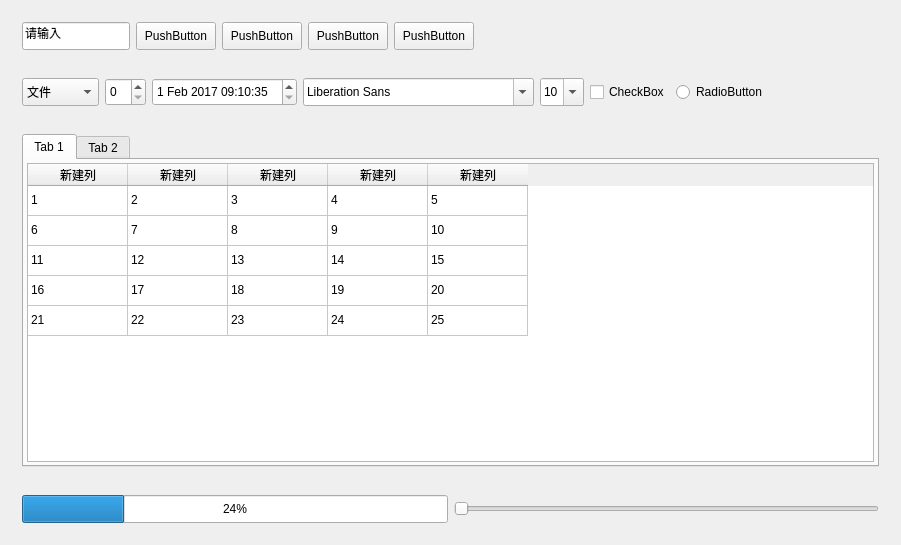
<?xml version="1.0" encoding="UTF-8"?>
<ui version="4.0">
 <class>LeonWgt</class>
 <widget class="QWidget" name="LeonWgt">
  <property name="geometry">
   <rect>
    <x>0</x>
    <y>0</y>
    <width>901</width>
    <height>545</height>
   </rect>
  </property>
  <property name="windowTitle">
   <string>LeonWgt</string>
  </property>
  <layout class="QVBoxLayout" name="verticalLayout_4">
   <item>
    <widget class="QWidget" name="widget_2" native="true">
     <layout class="QHBoxLayout" name="horizontalLayout">
      <item>
       <widget class="QLineEdit" name="lineEdit">
        <property name="sizePolicy">
         <sizepolicy hsizetype="Fixed" vsizetype="Preferred">
          <horstretch>0</horstretch>
          <verstretch>0</verstretch>
         </sizepolicy>
        </property>
        <property name="minimumSize">
         <size>
          <width>0</width>
          <height>28</height>
         </size>
        </property>
        <property name="text">
         <string>请输入</string>
        </property>
       </widget>
      </item>
      <item>
       <widget class="QPushButton" name="pushButton">
        <property name="minimumSize">
         <size>
          <width>0</width>
          <height>28</height>
         </size>
        </property>
        <property name="text">
         <string>PushButton</string>
        </property>
       </widget>
      </item>
      <item>
       <widget class="QPushButton" name="pushButton_2">
        <property name="minimumSize">
         <size>
          <width>0</width>
          <height>28</height>
         </size>
        </property>
        <property name="text">
         <string>PushButton</string>
        </property>
       </widget>
      </item>
      <item>
       <widget class="QPushButton" name="pushButton_3">
        <property name="minimumSize">
         <size>
          <width>0</width>
          <height>28</height>
         </size>
        </property>
        <property name="text">
         <string>PushButton</string>
        </property>
       </widget>
      </item>
      <item>
       <widget class="QPushButton" name="pushButton_4">
        <property name="minimumSize">
         <size>
          <width>0</width>
          <height>28</height>
         </size>
        </property>
        <property name="text">
         <string>PushButton</string>
        </property>
       </widget>
      </item>
      <item>
       <spacer name="horizontalSpacer">
        <property name="orientation">
         <enum>Qt::Horizontal</enum>
        </property>
        <property name="sizeHint" stdset="0">
         <size>
          <width>40</width>
          <height>20</height>
         </size>
        </property>
       </spacer>
      </item>
     </layout>
    </widget>
   </item>
   <item>
    <widget class="QWidget" name="widget_3" native="true">
     <layout class="QHBoxLayout" name="horizontalLayout_2">
      <item>
       <widget class="QComboBox" name="m_pCBox_2">
        <property name="sizePolicy">
         <sizepolicy hsizetype="Preferred" vsizetype="Fixed">
          <horstretch>0</horstretch>
          <verstretch>0</verstretch>
         </sizepolicy>
        </property>
        <property name="minimumSize">
         <size>
          <width>0</width>
          <height>28</height>
         </size>
        </property>
        <item>
         <property name="text">
          <string>文件</string>
         </property>
        </item>
        <item>
         <property name="text">
          <string>新建</string>
         </property>
        </item>
        <item>
         <property name="text">
          <string>打开</string>
         </property>
        </item>
        <item>
         <property name="text">
          <string>关闭</string>
         </property>
        </item>
        <item>
         <property name="text">
          <string>保存</string>
         </property>
        </item>
        <item>
         <property name="text">
          <string>另存为</string>
         </property>
        </item>
        <item>
         <property name="text">
          <string>打印</string>
         </property>
        </item>
        <item>
         <property name="text">
          <string>退出</string>
         </property>
        </item>
        <item>
         <property name="text">
          <string>新建项目</string>
         </property>
        </item>
        <item>
         <property name="text">
          <string>新建项目</string>
         </property>
        </item>
        <item>
         <property name="text">
          <string>新建项目</string>
         </property>
        </item>
        <item>
         <property name="text">
          <string>新建项目</string>
         </property>
        </item>
       </widget>
      </item>
      <item>
       <widget class="QSpinBox" name="spinBox">
        <property name="sizePolicy">
         <sizepolicy hsizetype="Preferred" vsizetype="Fixed">
          <horstretch>0</horstretch>
          <verstretch>0</verstretch>
         </sizepolicy>
        </property>
        <property name="minimumSize">
         <size>
          <width>0</width>
          <height>28</height>
         </size>
        </property>
       </widget>
      </item>
      <item>
       <widget class="QDateTimeEdit" name="dateTimeEdit">
        <property name="sizePolicy">
         <sizepolicy hsizetype="Preferred" vsizetype="Fixed">
          <horstretch>0</horstretch>
          <verstretch>0</verstretch>
         </sizepolicy>
        </property>
        <property name="minimumSize">
         <size>
          <width>0</width>
          <height>28</height>
         </size>
        </property>
        <property name="dateTime">
         <datetime>
          <hour>9</hour>
          <minute>10</minute>
          <second>35</second>
          <year>2017</year>
          <month>2</month>
          <day>1</day>
         </datetime>
        </property>
        <property name="time">
         <time>
          <hour>9</hour>
          <minute>10</minute>
          <second>35</second>
         </time>
        </property>
       </widget>
      </item>
      <item>
       <widget class="QFontComboBox" name="fontComboBox">
        <property name="minimumSize">
         <size>
          <width>0</width>
          <height>28</height>
         </size>
        </property>
       </widget>
      </item>
      <item>
       <widget class="QComboBox" name="comboBox">
        <property name="minimumSize">
         <size>
          <width>0</width>
          <height>28</height>
         </size>
        </property>
        <property name="editable">
         <bool>true</bool>
        </property>
        <item>
         <property name="text">
          <string>10</string>
         </property>
        </item>
        <item>
         <property name="text">
          <string>12</string>
         </property>
        </item>
        <item>
         <property name="text">
          <string>14</string>
         </property>
        </item>
        <item>
         <property name="text">
          <string>16</string>
         </property>
        </item>
        <item>
         <property name="text">
          <string>18</string>
         </property>
        </item>
        <item>
         <property name="text">
          <string>20</string>
         </property>
        </item>
        <item>
         <property name="text">
          <string>22</string>
         </property>
        </item>
        <item>
         <property name="text">
          <string>24</string>
         </property>
        </item>
        <item>
         <property name="text">
          <string>26</string>
         </property>
        </item>
       </widget>
      </item>
      <item>
       <widget class="QCheckBox" name="checkBox">
        <property name="sizePolicy">
         <sizepolicy hsizetype="Fixed" vsizetype="Fixed">
          <horstretch>0</horstretch>
          <verstretch>0</verstretch>
         </sizepolicy>
        </property>
        <property name="minimumSize">
         <size>
          <width>0</width>
          <height>28</height>
         </size>
        </property>
        <property name="text">
         <string>CheckBox</string>
        </property>
        <property name="iconSize">
         <size>
          <width>32</width>
          <height>32</height>
         </size>
        </property>
       </widget>
      </item>
      <item>
       <widget class="QRadioButton" name="radioButton">
        <property name="sizePolicy">
         <sizepolicy hsizetype="Fixed" vsizetype="Fixed">
          <horstretch>0</horstretch>
          <verstretch>0</verstretch>
         </sizepolicy>
        </property>
        <property name="minimumSize">
         <size>
          <width>0</width>
          <height>28</height>
         </size>
        </property>
        <property name="text">
         <string>RadioButton</string>
        </property>
        <property name="iconSize">
         <size>
          <width>32</width>
          <height>32</height>
         </size>
        </property>
       </widget>
      </item>
      <item>
       <spacer name="horizontalSpacer_2">
        <property name="orientation">
         <enum>Qt::Horizontal</enum>
        </property>
        <property name="sizeHint" stdset="0">
         <size>
          <width>40</width>
          <height>20</height>
         </size>
        </property>
       </spacer>
      </item>
     </layout>
    </widget>
   </item>
   <item>
    <widget class="QWidget" name="widget" native="true">
     <layout class="QVBoxLayout" name="verticalLayout">
      <item>
       <widget class="QTabWidget" name="tabWidget">
        <property name="currentIndex">
         <number>0</number>
        </property>
        <widget class="QWidget" name="tab">
         <property name="minimumSize">
          <size>
           <width>80</width>
           <height>28</height>
          </size>
         </property>
         <attribute name="title">
          <string>Tab 1</string>
         </attribute>
         <layout class="QVBoxLayout" name="verticalLayout_2">
          <property name="leftMargin">
           <number>3</number>
          </property>
          <property name="topMargin">
           <number>3</number>
          </property>
          <property name="rightMargin">
           <number>3</number>
          </property>
          <property name="bottomMargin">
           <number>3</number>
          </property>
          <item>
           <widget class="QTableWidget" name="tableWidget">
            <property name="verticalScrollBarPolicy">
             <enum>Qt::ScrollBarAsNeeded</enum>
            </property>
            <attribute name="horizontalHeaderVisible">
             <bool>true</bool>
            </attribute>
            <attribute name="horizontalHeaderMinimumSectionSize">
             <number>21</number>
            </attribute>
            <attribute name="verticalHeaderVisible">
             <bool>false</bool>
            </attribute>
            <row>
             <property name="text">
              <string>新建行</string>
             </property>
            </row>
            <row>
             <property name="text">
              <string>新建行</string>
             </property>
            </row>
            <row>
             <property name="text">
              <string>新建行</string>
             </property>
            </row>
            <row>
             <property name="text">
              <string>新建行</string>
             </property>
            </row>
            <row>
             <property name="text">
              <string>新建行</string>
             </property>
            </row>
            <column>
             <property name="text">
              <string>新建列</string>
             </property>
            </column>
            <column>
             <property name="text">
              <string>新建列</string>
             </property>
            </column>
            <column>
             <property name="text">
              <string>新建列</string>
             </property>
            </column>
            <column>
             <property name="text">
              <string>新建列</string>
             </property>
            </column>
            <column>
             <property name="text">
              <string>新建列</string>
             </property>
            </column>
            <item row="0" column="0">
             <property name="text">
              <string>1</string>
             </property>
            </item>
            <item row="0" column="1">
             <property name="text">
              <string>2</string>
             </property>
            </item>
            <item row="0" column="2">
             <property name="text">
              <string>3</string>
             </property>
            </item>
            <item row="0" column="3">
             <property name="text">
              <string>4</string>
             </property>
            </item>
            <item row="0" column="4">
             <property name="text">
              <string>5</string>
             </property>
            </item>
            <item row="1" column="0">
             <property name="text">
              <string>6</string>
             </property>
            </item>
            <item row="1" column="1">
             <property name="text">
              <string>7</string>
             </property>
            </item>
            <item row="1" column="2">
             <property name="text">
              <string>8</string>
             </property>
            </item>
            <item row="1" column="3">
             <property name="text">
              <string>9</string>
             </property>
            </item>
            <item row="1" column="4">
             <property name="text">
              <string>10</string>
             </property>
            </item>
            <item row="2" column="0">
             <property name="text">
              <string>11</string>
             </property>
            </item>
            <item row="2" column="1">
             <property name="text">
              <string>12</string>
             </property>
            </item>
            <item row="2" column="2">
             <property name="text">
              <string>13</string>
             </property>
            </item>
            <item row="2" column="3">
             <property name="text">
              <string>14</string>
             </property>
            </item>
            <item row="2" column="4">
             <property name="text">
              <string>15</string>
             </property>
            </item>
            <item row="3" column="0">
             <property name="text">
              <string>16</string>
             </property>
            </item>
            <item row="3" column="1">
             <property name="text">
              <string>17</string>
             </property>
            </item>
            <item row="3" column="2">
             <property name="text">
              <string>18</string>
             </property>
            </item>
            <item row="3" column="3">
             <property name="text">
              <string>19</string>
             </property>
            </item>
            <item row="3" column="4">
             <property name="text">
              <string>20</string>
             </property>
            </item>
            <item row="4" column="0">
             <property name="text">
              <string>21</string>
             </property>
            </item>
            <item row="4" column="1">
             <property name="text">
              <string>22</string>
             </property>
            </item>
            <item row="4" column="2">
             <property name="text">
              <string>23</string>
             </property>
            </item>
            <item row="4" column="3">
             <property name="text">
              <string>24</string>
             </property>
            </item>
            <item row="4" column="4">
             <property name="text">
              <string>25</string>
             </property>
            </item>
           </widget>
          </item>
         </layout>
        </widget>
        <widget class="QWidget" name="tab_2">
         <property name="minimumSize">
          <size>
           <width>80</width>
           <height>28</height>
          </size>
         </property>
         <attribute name="title">
          <string>Tab 2</string>
         </attribute>
         <layout class="QVBoxLayout" name="verticalLayout_3">
          <property name="leftMargin">
           <number>3</number>
          </property>
          <property name="topMargin">
           <number>3</number>
          </property>
          <property name="rightMargin">
           <number>3</number>
          </property>
          <property name="bottomMargin">
           <number>3</number>
          </property>
          <item>
           <widget class="QTableWidget" name="tableWidget_2">
            <attribute name="verticalHeaderVisible">
             <bool>false</bool>
            </attribute>
            <row>
             <property name="text">
              <string>新建行</string>
             </property>
            </row>
            <row>
             <property name="text">
              <string>新建行</string>
             </property>
            </row>
            <row>
             <property name="text">
              <string>新建行</string>
             </property>
            </row>
            <column>
             <property name="text">
              <string>新建列</string>
             </property>
            </column>
            <column>
             <property name="text">
              <string>新建列</string>
             </property>
            </column>
            <column>
             <property name="text">
              <string>新建列</string>
             </property>
            </column>
            <item row="0" column="0">
             <property name="text">
              <string>aa</string>
             </property>
            </item>
            <item row="0" column="1">
             <property name="text">
              <string>bb</string>
             </property>
            </item>
            <item row="0" column="2">
             <property name="text">
              <string>cc</string>
             </property>
            </item>
            <item row="1" column="0">
             <property name="text">
              <string>dd</string>
             </property>
            </item>
            <item row="1" column="1">
             <property name="text">
              <string>ee</string>
             </property>
            </item>
            <item row="1" column="2">
             <property name="text">
              <string>ff</string>
             </property>
            </item>
            <item row="2" column="0">
             <property name="text">
              <string>gg</string>
             </property>
            </item>
            <item row="2" column="1">
             <property name="text">
              <string>hh</string>
             </property>
            </item>
            <item row="2" column="2">
             <property name="text">
              <string>ii</string>
             </property>
            </item>
           </widget>
          </item>
         </layout>
        </widget>
       </widget>
      </item>
     </layout>
    </widget>
   </item>
   <item>
    <widget class="QWidget" name="widget_4" native="true">
     <layout class="QHBoxLayout" name="horizontalLayout_3">
      <item>
       <widget class="QProgressBar" name="progressBar">
        <property name="minimumSize">
         <size>
          <width>0</width>
          <height>28</height>
         </size>
        </property>
        <property name="value">
         <number>24</number>
        </property>
       </widget>
      </item>
      <item>
       <widget class="QSlider" name="horizontalSlider">
        <property name="minimumSize">
         <size>
          <width>0</width>
          <height>28</height>
         </size>
        </property>
        <property name="orientation">
         <enum>Qt::Horizontal</enum>
        </property>
       </widget>
      </item>
     </layout>
    </widget>
   </item>
  </layout>
 </widget>
 <layoutdefault spacing="6" margin="11"/>
 <resources/>
 <connections/>
</ui>
